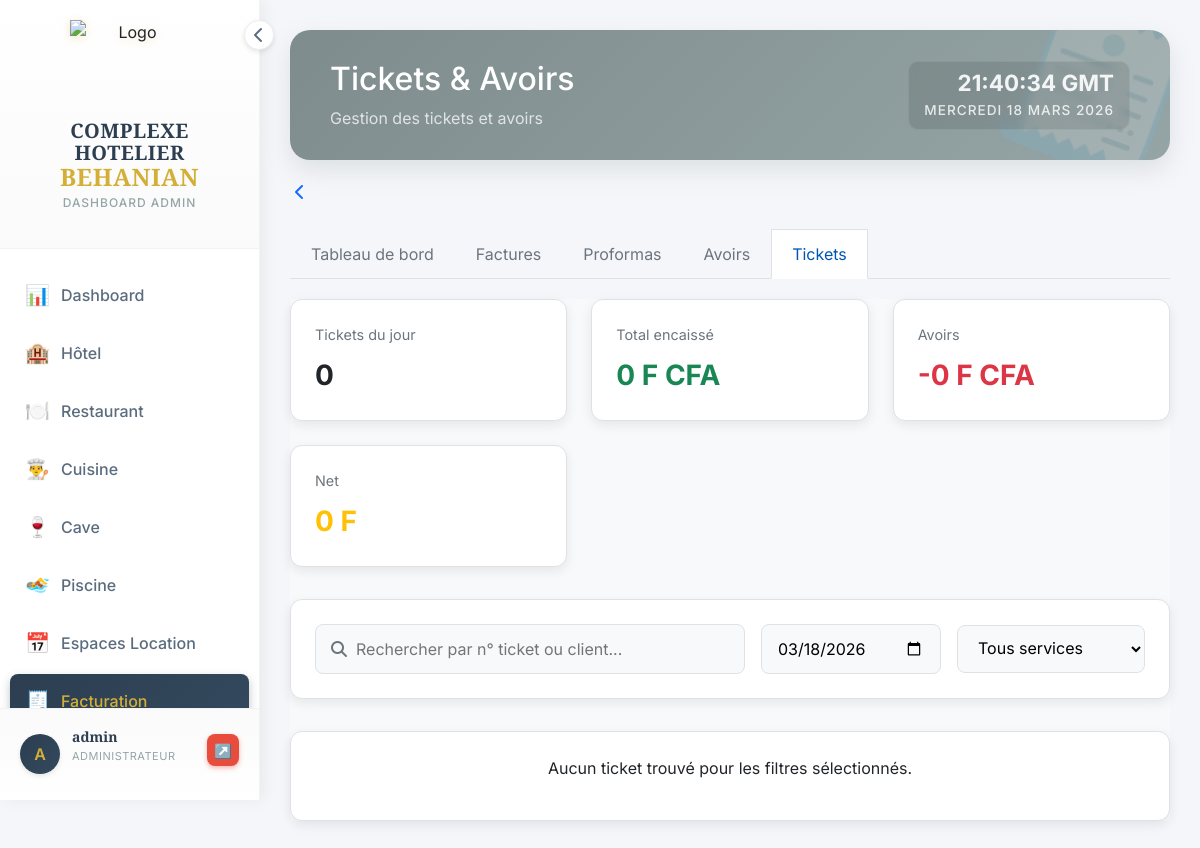
Page /facturation/tickets/ (signed in) on the earlier database version.
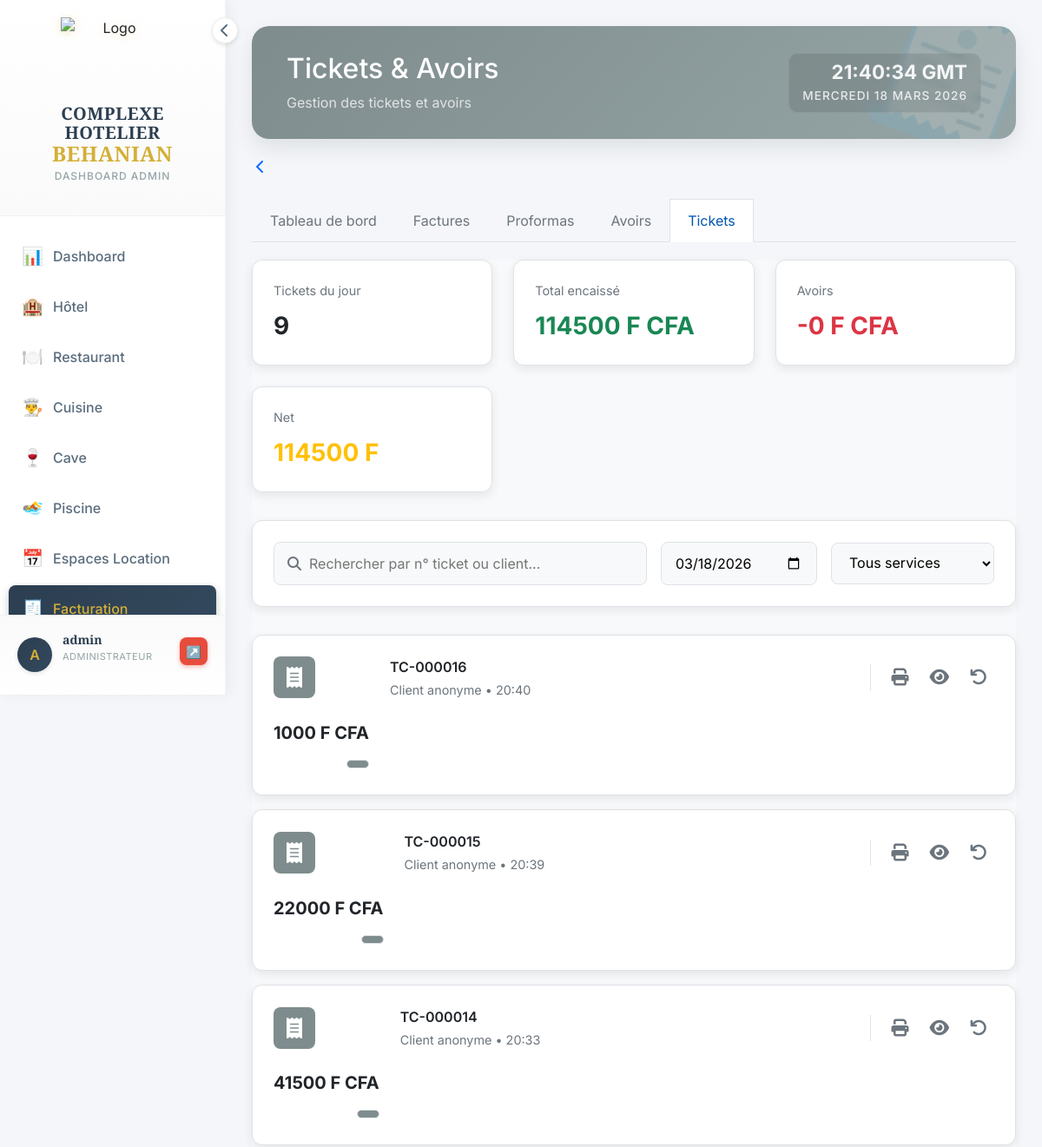
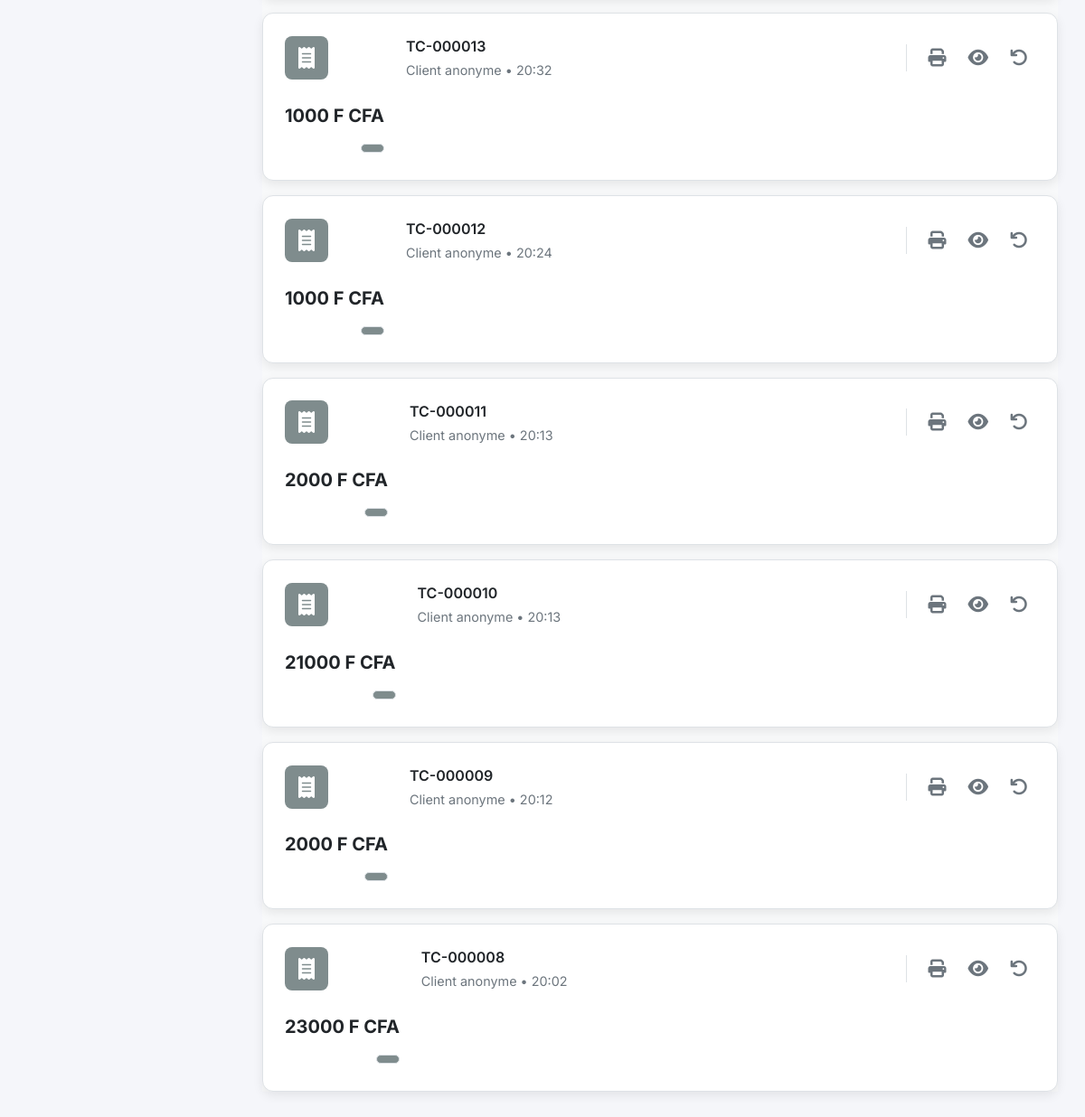
Same page on the later database version (2 pictures, top to bottom).
### facturation/models.py (models this page shows, shortened)
class Ticket(models.Model):
    MODULE_CHOICES = [
        ('hotel', 'Hôtel'),
        ('restaurant', 'Restaurant'),
        ('caisse', 'Caisse'),
        ('piscine', 'Piscine'),
        ('cave', 'Cave'),
        ('autre', 'Autre'),
    ]
    numero = models.CharField(max_length=50, unique=True)
    module = models.CharField(max_length=20, choices=MODULE_CHOICES)
    date_creation = models.DateTimeField(default=timezone.now)
    montant_total = models.DecimalField(max_digits=10, decimal_places=2)
    client = models.ForeignKey(Client, on_delete=models.SET_NULL, null=True, blank=True)
    PAIEMENT_CHOICES = [
        ('especes', 'Espèces'),
        ('mobile_money', 'Mobile Money'),
        ('orange_money', 'Orange Money'),
        ('wave', 'Wave'),
        ('moov_money', 'Moov Money'),
        ('mtn_money', 'MTN Mobile Money'),
        ('carte_bancaire', 'Carte Bancaire'),
        ('carte', 'Carte Bancaire'), # Alias pour compatibilité
        ('cheque', 'Chèque'),
        ('virement', 'Virement'),
        ('cave', 'Cave'),
        ('autre', 'Autre'),
    ]
    mode_paiement = models.CharField(max_length=50, choices=PAIEMENT_CHOICES, default='especes')
    montant_paye = models.DecimalField(max_digits=10, decimal_places=2, default=0)
    cree_par = models.ForeignKey(User, on_delete=models.SET_NULL, null=True, blank=True)
    contenu = models.TextField(help_text="Contenu détaillé du ticket")
    imprime = models.BooleanField(default=False)
    date_impression = models.DateTimeField(blank=True, null=True)
    est_duplicata = models.BooleanField(default=False, help_text="Indique si c'est une réimpression")
    objet_id = models.IntegerField(blank=True, null=True, help_text="ID de l'objet dans le module d'origine")
    class Meta:
        ordering = ['-date_creation']

### facturation/views.py (the view)
# urls.py: path('tickets/', views.ticket_list, name='ticket_list'),
@login_required
def ticket_list(request):
    today = timezone.now().date()
    selected_date_str = request.GET.get('date', today.strftime('%Y-%m-%d'))
    try:
        selected_date = timezone.datetime.strptime(selected_date_str, '%Y-%m-%d').date()
    except (ValueError, TypeError):
        selected_date = today
    tickets = Ticket.objects.filter(date_creation__date=selected_date, imprime=True).order_by('-date_creation')
    service_filter = request.GET.get('service')
    if service_filter:
        tickets = tickets.filter(service__id=service_filter)
    query = request.GET.get('q')
    if query:
        tickets = tickets.filter(
            Q(numero__icontains=query) | Q(client__nom__icontains=query)
        )
    tickets_today_count = tickets.count()
    total_collected = tickets.aggregate(total=Sum('montant_total'))['total'] or Decimal('0')
    total_avoirs = Avoir.objects.filter(date_creation__date=selected_date).aggregate(total=Sum('total'))['total'] or Decimal('0')
    net_total = total_collected - total_avoirs
    stats = {
        'tickets_today_count': tickets_today_count,
        'total_collected': total_collected,
        'total_avoirs': total_avoirs,
        'net_total': net_total,
    }
    services = Service.objects.all()
    context = {
        'tickets': tickets,
        'services': services,
        'stats': stats,
        'today': selected_date,
    }
    return render(request, 'facturation/ticket_list.html', context)

### templates/facturation/ticket_list.html (shortened to what this page needs)
{% extends 'dashboard/base_dashboard.html' %}
{% load static %}
{% load i18n %}
{% block content %}
<div class="header-glam facturation-watermark">
    <div class="header-content">
        <h2>Tickets & Avoirs</h2>
        <p class="mb-0 opacity-75">Gestion des tickets et avoirs</p>
    </div>
    <div class="header-clock">
        <span class="time">--:-- GMT</span>
        <span class="date">Chargement...</span>
    </div>
</div>
<div class="action-bar">
    <a href="{% url 'facturation:index' %}" class="btn-back">
        <i class="fas fa-chevron-left"></i>
    </a>
</div>
<div class="tabs-container">
    <div class="tabs">
        <a href="{% url 'facturation:index' %}" class="tab">Tableau de bord</a>
        <a href="{% url 'facturation:facture_list' %}" class="tab">Factures</a>
        <a href="{% url 'facturation:proforma_list' %}" class="tab">Proformas</a>
        <a href="{% url 'facturation:avoir_list' %}" class="tab">Avoirs</a>
        <a href="{% url 'facturation:ticket_list' %}" class="tab active">Tickets</a>
    </div>
</div>
<div class="tickets-avoirs-page">
    <div class="stats-grid">
        <div class="stat-card">
            <div class="stat-title">{% trans "Tickets du jour" %}</div>
            <div class="stat-value">{{ stats.tickets_today_count|default:"0" }}</div>
        </div>
        <div class="stat-card">
            <div class="stat-title">{% trans "Total encaissé" %}</div>
            <div class="stat-value positive">{{ stats.total_collected|default:"0"|floatformat:"-2" }} F CFA</div>
        </div>
        <div class="stat-card">
            <div class="stat-title">{% trans "Avoirs" %}</div>
            <div class="stat-value negative">-{{ stats.total_avoirs|default:"0"|floatformat:"-2" }} F CFA</div>
        </div>
        <div class="stat-card">
            <div class="stat-title">{% trans "Net" %}</div>
            <div class="stat-value neutral">{{ stats.net_total|default:"0"|floatformat:0 }} F</div>
        </div>
    </div>
    <div class="filters-bar">
        <div class="search-input">
            <i class="fas fa-search"></i>
            <input type="text" id="ticketSearch" placeholder="Rechercher par n° ticket ou client..." value="{{ request.GET.q|default:'' }}">
        </div>
        <div class="filter-group">
            <input type="date" id="dateFilter" value="{{ today|date:'Y-m-d' }}">
            <select id="serviceFilter">
                <option value="">Tous services</option>
            </select>
        </div>
    </div>
    <div class="ticket-list" id="ticketList">
        {% for ticket in tickets %}
        <div class="ticket-item">
            {% with service_class=ticket.service.nom|slugify|default:"default" %}
            <div class="service-icon {{ service_class }}">
                {% if service_class == 'restaurant' %}<i class="fas fa-utensils"></i>
                {% elif service_class == 'bar' %}<i class="fas fa-cocktail"></i>
                {% elif service_class == 'piscine' %}<i class="fas fa-swimmer"></i>
                {% elif service_class == 'hotel' %}<i class="fas fa-bed"></i>
                {% elif service_class == 'espaces-location' %}<i class="fas fa-map-marked-alt"></i>
                {% else %}<i class="fas fa-receipt"></i>{% endif %}
            </div>
            <div class="ticket-info">
                <div class="ticket-id">{{ ticket.numero }}</div>
                <div class="ticket-details">
                    Client {{ ticket.client.nom|default:"anonyme" }} • {{ ticket.date_creation|date:"H:i" }}
                </div>
            </div>
            <div class="ticket-meta">
                <div class="amount">{{ ticket.montant_total|floatformat:"-2" }} F CFA</div>
                <span class="service-tag {{ service_class }}">{{ ticket.service.nom }}</span>
            </div>
            <div class="ticket-actions">
                <a href="{% url 'facturation:ticket_reprint' ticket.pk %}" class="action-btn" title="Rappel Ticket (Format Thermique)" target="_blank">
                    <i class="fas fa-print"></i>
                </a>
                <a href="{% url 'facturation:ticket_detail' ticket.pk %}" class="action-btn print-btn" title="Détails du ticket">
                    <i class="fas fa-eye"></i>
                </a>
                <a href="{% url 'facturation:create_avoir_from_ticket' ticket.pk %}" class="action-btn avoir-btn" title="Créer un avoir" onclick="return confirm('Voulez-vous créer un avoir pour ce ticket ?');">
                    <i class="fas fa-undo"></i>
                </a>
            </div>
            {% endwith %}
        </div>
        {% empty %}
        <div class="stat-card" style="text-align: center;">
            <p>{% trans "Aucun ticket trouvé pour les filtres sélectionnés." %}</p>
        </div>
        {% endfor %}
    </div>
</div>
{% endblock %}

### templates/dashboard/base_dashboard.html (shortened to what this page needs)
{% load static %}
<!DOCTYPE html>
<html lang="fr">
<head>
    <link href="https://cdn.jsdelivr.net/npm/bootstrap@5.3.0/dist/css/bootstrap.min.css" rel="stylesheet">
    <link rel="stylesheet" href="https://cdnjs.cloudflare.com/ajax/libs/font-awesome/6.4.0/css/all.min.css">
</head>
<body>
    <div class="sidebar" id="sidebar">
        <div class="logo-section">
            <div class="sidebar-toggle" onclick="toggleSidebar()">
                <i class="fas fa-chevron-left" id="toggleIcon"></i>
            </div>
            <div class="logo">
                <div class="logo-icon">
                    <img src="{% static 'images/Logo.png' %}" alt="Logo">
                </div>
                <div class="logo-text">
                    <h1>COMPLEXE HOTELIER<br><span>BEHANIAN</span></h1>
                    <p>Dashboard Admin</p>
                </div>
            </div>
        </div>
        <nav class="nav-menu">
            <a href="{% url 'dashboard:index' %}" class="nav-item {% if request.resolver_match.url_name == 'index' and request.resolver_match.app_name == 'dashboard' %}active{% endif %}">
                <span class="nav-item-icon">📊</span>
                <span class="nav-text">Dashboard</span>
            </a>
            <a href="{% url 'hotel:index' %}" class="nav-item {% if request.resolver_match.app_name == 'hotel' %}active{% endif %}">
                <span class="nav-item-icon">🏨</span>
                <span class="nav-text">Hôtel</span>
            </a>
            <a href="{% url 'restaurant:index' %}" class="nav-item {% if request.resolver_match.app_name == 'restaurant' %}active{% endif %}">
                <span class="nav-item-icon">🍽️</span>
                <span class="nav-text">Restaurant</span>
            </a>
            <a href="{% url 'cuisine:index' %}" class="nav-item {% if request.resolver_match.app_name == 'cuisine' %}active{% endif %}">
                <span class="nav-item-icon">👨‍🍳</span>
                <span class="nav-text">Cuisine</span>
            </a>
            <a href="{% url 'bar:dashboard' %}" class="nav-item {% if request.resolver_match.app_name == 'bar' %}active{% endif %}">
                <span class="nav-item-icon">🍷</span>
                <span class="nav-text">Cave</span>
            </a>
            <a href="{% url 'piscine:index' %}" class="nav-item {% if request.resolver_match.app_name == 'piscine' %}active{% endif %}">
                <span class="nav-item-icon">🏊</span>
                <span class="nav-text">Piscine</span>
            </a>
            <a href="{% url 'espaces_evenementiels:index' %}" class="nav-item {% if request.resolver_match.app_name == 'espaces_evenementiels' %}active{% endif %}">
                <span class="nav-item-icon">📅</span>
                <span class="nav-text">Espaces Location</span>
            </a>
            <a href="{% url 'facturation:index' %}" class="nav-item {% if request.resolver_match.app_name == 'facturation' %}active{% endif %}">
                <span class="nav-item-icon">🧾</span>
                <span class="nav-text">Facturation</span>
            </a>
        </nav>
        <div class="user-section">
            <div class="user-avatar">{{ user.username|first|upper }}</div>
            <div class="user-info">
                <h4>{{ user.username }}</h4>
                <p>Administrateur</p>
            </div>
            <a href="{% url 'logout' %}" class="logout-btn" title="Se déconnecter">↗️</a>
        </div>
    </div>
    <div class="main-content">
        {% block content %}{% endblock %}
    </div>
</body>
</html>

### templates/facturation/ticket_list.html (style rules this page uses)
:root { --font-family: 'Inter', sans-serif; --background-color: #f8f9fa; --card-bg: #ffffff; --text-color: #212529; --text-muted: #6c757d; --primary-color: #0d6efd; --success-color: #198754; --danger-color: #dc3545; --warning-color: #ffc107; --border-color: #dee2e6; --shadow: 0 4px 12px rgba(0, 0, 0, 0.08); }
.tickets-avoirs-page { font-family: var(--font-family); background-color: var(--background-color); }
.stats-grid { display: grid; grid-template-columns: repeat(auto-fit, minmax(220px, 1fr)); gap: 1.5rem; margin-bottom: 2rem; }
.stat-card { background-color: var(--card-bg); border-radius: 12px; padding: 1.5rem; box-shadow: var(--shadow); border: 1px solid var(--border-color); }
.stat-card .stat-title { font-size: 0.9rem; color: var(--text-muted); margin-bottom: 0.5rem; }
.stat-card .stat-value { font-size: 1.75rem; font-weight: 700; color: var(--text-color); }
.stat-card .stat-value.positive { color: var(--success-color); }
.stat-card .stat-value.negative { color: var(--danger-color); }
.stat-card .stat-value.neutral { color: var(--warning-color); }
.filters-bar { display: flex; align-items: center; gap: 1rem; padding: 1.5rem; background-color: var(--card-bg); border-radius: 12px; margin-bottom: 2rem; box-shadow: var(--shadow); border: 1px solid var(--border-color); }
.filters-bar .search-input { flex-grow: 1; display: flex; align-items: center; position: relative; }
.filters-bar .filter-group { display: flex; align-items: center; gap: 1rem; flex-shrink: 0; }
.filters-bar .search-input i { position: absolute; left: 1rem; color: var(--text-muted); }
.filters-bar input, .filters-bar select { padding: 0.75rem 1rem; border-radius: 8px; border: 1px solid var(--border-color); font-size: 1rem; background-color: #f8f9fa; }
.filters-bar .search-input input { padding-left: 2.5rem; width: 100%; }
.filters-bar select, .filters-bar input[type="date"] { min-width: 180px; }
.ticket-list { display: flex; flex-direction: column; gap: 1rem; }
.ticket-item { display: grid; grid-template-columns: auto 1fr auto; gap: 1.5rem; align-items: center; padding: 1.5rem; background-color: var(--card-bg); border-radius: 12px; box-shadow: var(--shadow); border: 1px solid var(--border-color); transition: transform 0.2s ease, box-shadow 0.2s ease; }
.ticket-item .service-icon { width: 48px; height: 48px; border-radius: 8px; display: flex; align-items: center; justify-content: center; font-size: 1.5rem; color: white; }
.ticket-info .ticket-id { font-weight: 600; color: var(--text-color); margin-bottom: 0.25rem; }
.ticket-info .ticket-details, .ticket-info .ticket-items { font-size: 0.9rem; color: var(--text-muted); }
.ticket-meta { text-align: right; }
.ticket-meta .amount { font-size: 1.25rem; font-weight: 700; margin-bottom: 0.5rem; }
.ticket-meta .service-tag { display: inline-block; padding: 0.25rem 0.75rem; border-radius: 12px; font-size: 0.75rem; font-weight: 500; color: var(--text-muted); background-color: var(--background-color); border: 1px solid var(--border-color); }
.ticket-actions { display: flex; align-items: center; gap: 1rem; grid-column: 3; grid-row: 1; justify-self: end; padding-left: 1.5rem; border-left: 1px solid var(--border-color); }
.ticket-actions .action-btn { color: var(--text-muted); font-size: 1.25rem; text-decoration: none; transition: color 0.2s ease; }
.service-icon.default, .service-tag.default { background-color: #7f8c8d; }
.tabs-container { margin-bottom: 20px; border-bottom: 1px solid #dee2e6; }
.tabs { display: flex; gap: 0; }
.tab { padding: 12px 20px; text-decoration: none; color: #6c757d; border: 1px solid transparent; border-bottom: 1px solid #dee2e6; margin-bottom: -1px; transition: all 0.3s ease; }
.tab.active { color: #0056b3; background-color: #fff; border-color: #dee2e6 #dee2e6 #fff; }

Differences in the rows shown:
added Ticket: numero "TC-000016", client.nom "anonyme", date_creation "20:40", montant_total "1000"
added Ticket: numero "TC-000015", client.nom "anonyme", date_creation "20:39", montant_total "22000"
added Ticket: numero "TC-000014", client.nom "anonyme", date_creation "20:33", montant_total "41500"
added Ticket: numero "TC-000013", client.nom "anonyme", date_creation "20:32", montant_total "1000"
added Ticket: numero "TC-000012", client.nom "anonyme", date_creation "20:24", montant_total "1000"
added Ticket: numero "TC-000011", client.nom "anonyme", date_creation "20:13", montant_total "2000"
added Ticket: numero "TC-000010", client.nom "anonyme", date_creation "20:13", montant_total "21000"
added Ticket: numero "TC-000009", client.nom "anonyme", date_creation "20:12", montant_total "2000"
added Ticket: numero "TC-000008", client.nom "anonyme", date_creation "20:02", montant_total "23000"
Other differences:
{{ stats.tickets_today_count|default:"0" }}: "0" → "9"
{{ stats.total_collected|default:"0"|floatformat:"-2" }}: "0" → "114500"
{{ stats.net_total|default:"0"|floatformat:0 }}: "0" → "114500"
text no longer shown: "Aucun ticket trouvé pour les filtres sélectionnés."
